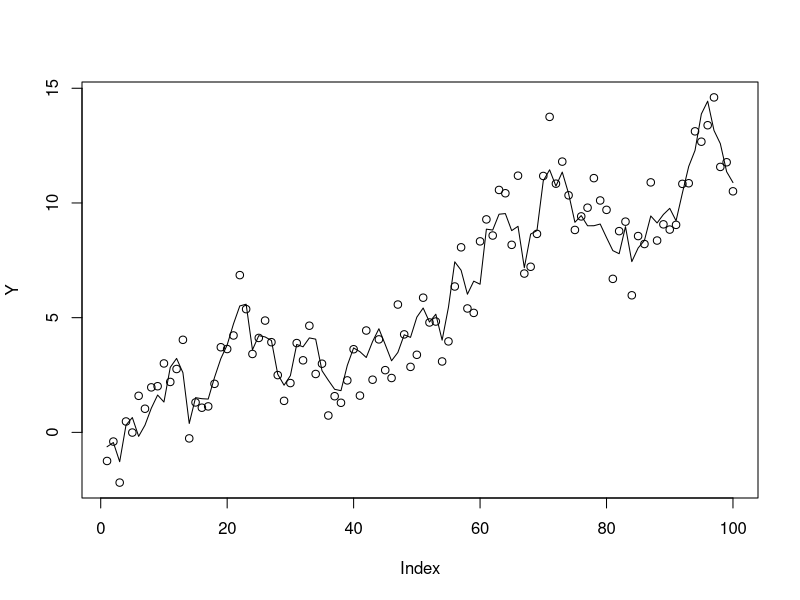
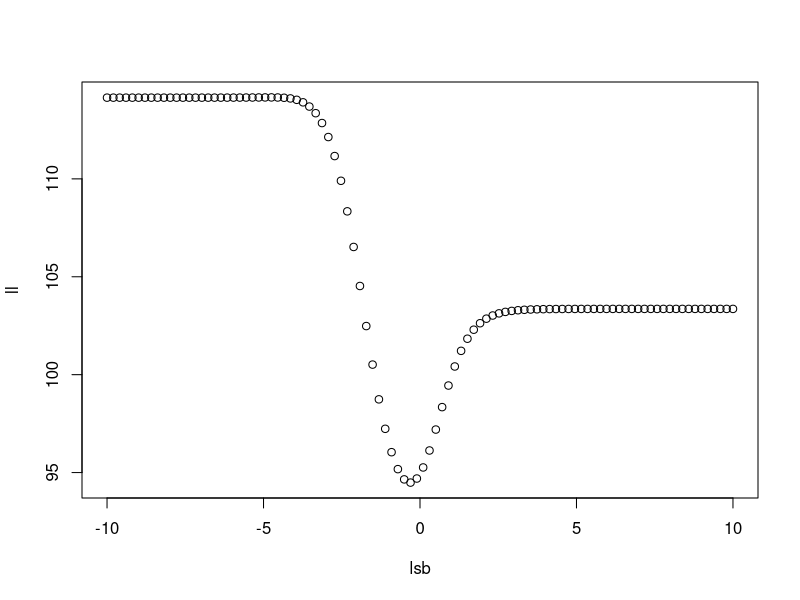

Generate these figures, in order, with R:
## ---- chunk 1
set.seed(1)
n = 100
p = 100
s = 1
sb = 1
mu= 0

X = matrix(0,nrow=n,ncol=n)
for(i in 1:n){
  X[i:n,i] = 1 #1:(n-i+1)
}
btrue = mu+rnorm(n,sd=sb*s)
#X = scale(X)
#t(t(X)/sqrt(colSums(X^2)))

Y = X %*% btrue + rnorm(n)
plot(Y)
lines(X %*% btrue)

#X = matrix(rnorm(n*p),nrow=n,ncol=p)

X.svd = svd(X)

# fit the model X_j \sim  N(mu z_j,s^2(sb^2+shat^2_j))
# estimate sb (from which mle's of mu and s2 are easy)
# it is like ebnm with N(0,s^2 sb^2) prior and s^2 shat^2_j error
# but with s^2 unknown
# x is vector of observations
# shat is vector of corresponding standard errors (up to constant s)

# this is negative log-likelihood evaluated at mle for s,mu
# z is V't
# par is (log(sb),mu) which are both scalars

compute_w_mu_s2 = function(sb,x,shat,z){
  w = 1/(sb^2 + shat^2) # inverse variance weights
  mu = sum(w*z*x)/sum(z^2*w) # this is mle of mu
  s2 = mean(w*(x-mu*z)^2) #this is the mle of s2
  return(list(w=w,mu=mu,s2=s2))
}

neg_loglik = function(par,x,shat,z){
    sb= exp(par[1])
    aux = compute_w_mu_s2(sb,x,shat,z)
    var_x = aux$s2/aux$w
    return(0.5 *(sum(log(aux$s2/aux$w) + aux$w*(x-aux$mu*z)^2/aux$s2)))
}


xx = (t(X.svd$u) %*% Y)/X.svd$d
z = colSums(X.svd$v)
shat = 1/X.svd$d
lsb = seq(-10,10,length=100)
ll = rep(0,100)
for(i in 1:length(lsb)){
  ll[i] = neg_loglik(lsb[i],xx,shat,z)
}
plot(lsb,ll)

optim(par=0,fn=neg_loglik,x=xx,shat=shat,z=z)
optim(par=0,fn=neg_loglik,x=xx,shat=shat,z=z,method="Brent",lower=-5,upper=5)


# # this is wrong.. it is partial derivative with respect to sb, keeping s fixed
# # need to compute derivative properly.... 
# neg_loglik_grad = function(sb,x,xhat){
#   var_x_over_s = sb^2 + shat^2
#   s2 = mean(x^2/var_x_over_s) #this is the mle
#   var_x = s2 * var_x_over_s
#   return(0.5* sum(1/var_x_over_s - x^2/var_x))
# }
# neg_loglik_grad(0.1,xx,shat)
# eps=1e-5
# (log_lik(0.1,xx,shat) - log_lik(0.1-eps,xx,shat))/eps
# 
# 
# 
# 
# 
## ---- chunk 2
ebnm_normal_unknown_s = function(x,shat,z){
  fit = optim(par=0,fn=neg_loglik,x=xx,shat=shat,z=z,method="Brent",lower=-5,upper=5)
  sb = exp(fit$par)
  aux = compute_w_mu_s2(sb,x,shat,z)
  return(list(sb=sb, s = sqrt(aux$s2), mu = aux$mu, loglik = -fit$value))  
}
ebnm_normal_unknown_s(xx,shat,z)
## ---- chunk 3
